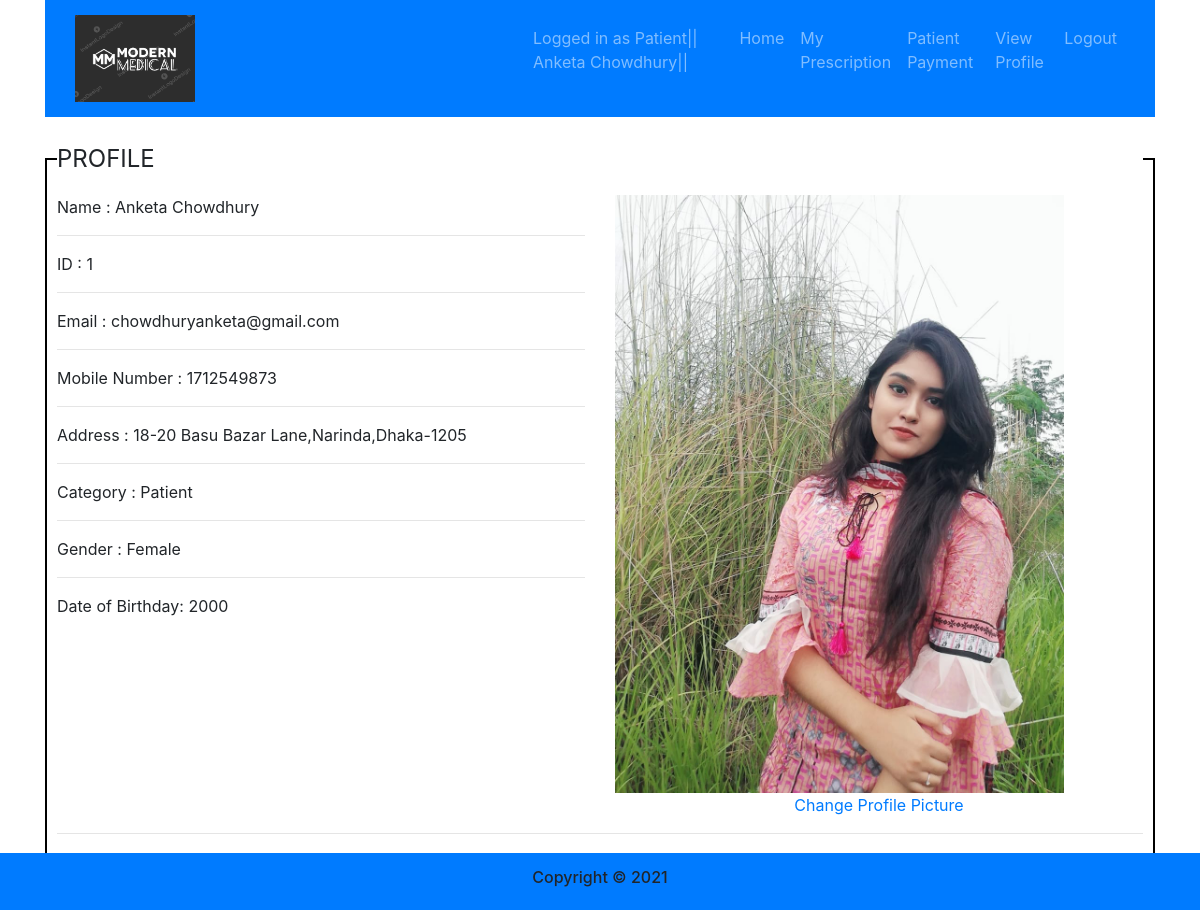
The app's page /viewProfile.php (signed in) with its own data.
### tables this page shows
CREATE TABLE `patient` (
  `ID` int(40) NOT NULL,
  `Name` text NOT NULL,
  `Email` text NOT NULL,
  `Mobile Number` int(40) NOT NULL,
  `Address` text NOT NULL,
  `Password` int(40) NOT NULL,
  `Category` text NOT NULL,
  `Gender` text NOT NULL,
  `Date of Birth` int(40) NOT NULL,
  `Image` text NOT NULL
);

### Model/model.php (called while the page is built, shortened)
<?php
function showData($id){
	$conn = db_conn();
	$selectQuery = "SELECT * FROM `patient` where ID = ?";
    try {
        $stmt = $conn->prepare($selectQuery);
        $stmt->execute([$id]);
    } catch (PDOException $e) {
        echo $e->getMessage();
    }
    $data = $stmt->fetch(PDO::FETCH_ASSOC);
    return $data;
}
?>

### Controller/showData.php (called while the page is built)
<?php
require 'Model/model.php';
$data=showData($_SESSION['id']);
$name = $data["Name"];
$id = $data["ID"];
$email = $data["Email"];
$mobile_number = $data["Mobile Number"];
$address = $data["Address"];
$category = $data["Category"];
$gender = $data["Gender"];
$dob = $data["Date of Birth"];
$image = $data["Image"];
?>

### viewProfile.php (the view, shortened to what this page needs)
<!DOCTYPE html>
<html>
<head>
<link rel="stylesheet" href="CSS/style.css">
<link rel="stylesheet" href="CSS/bootstrap.css">
</head>
<body>
<?php
if (isset($_SESSION['name'])){require 'Bar/top1.php';}
else{header("location:login.php");}
require 'Controller/showData.php';
?>
<div class="container-fluid">
  <div class="container">
<div class="div">
<fieldset class="b" style="border: 2px solid black; padding: 10px 10px;">
<legend>PROFILE</legend>
<div class="row">
<div class="col-6">
  <p>Name           :   <?php echo $name ?></p><hr>
  <p>ID             :   <?php echo $id ?></p><hr>
  <p>Email          :   <?php echo $email ?></p><hr>
  <p>Mobile Number  :   <?php echo $mobile_number ?></p><hr>
  <p>Address        :   <?php echo $address ?></p><hr>
  <p>Category       :   <?php echo $category ?></p><hr>
  <p>Gender         :   <?php echo $gender ?></p><hr>
  <p>Date of Birthday:  <?php echo $dob ?></p>
</div>
<div class="col-6">
  <img class="proPic"
  src="Uploads/<?php
  if ($image!=null){echo $image; $_SESSION['pic']=$image;}
  else{echo "pic.png";}
  ?>" alt="Profile Picture">
  <div class="textCenter"> <a href="changeProfilePicture.php" >Change Profile Picture</a>
  </div>
</div>
</div>
<hr>
<a href="editProfile.php">Edit Profile</a>
<a href="changePassword.php">Change Password</a>
</fieldset>
</div></div>
<?php require 'Bar/footer.php';?>
</body>
</html>

### Bar/top1.php
<!DOCTYPE html>
<html>
<head>
</head>
<body>
<header>
<div class="container-fluid">
  <div class="container">
    <nav class="navbar navbar-expand-lg navbar-dark bg-primary padding" style="padding: 15px 15px">
      <div class="col-xl-5 col-lg-2 col-12"><img class="logo" style="width: 120px" src="Uploads/modern_medical.png" alt="Profile Picture">
      </div>
  <div class="col-xl-7 col-lg-10 col-12">
    <div class="navbar-nav">
      <p class="nav-link"><?php echo "Logged in as ".$_SESSION['category']."|| ".$_SESSION['name']."||"; ?></p>
      <a class="nav-link" href="welcome.php">Home</a>
      <a class="nav-link" href="My Prescription.php">My Prescription</a>
      <a class="nav-link" href="patient payment.php">Patient Payment</a>
      <a class="nav-link" href="viewProfile.php">View Profile</a>
      <a class="nav-link" href="Controller/logout.php">Logout</a>
    </div>
  </div>
</nav>
  </div>
</div>
</header>
<br>
</body>
</html>

### Bar/footer.php
<!DOCTYPE html>
<html>
<head>
</head>
<body>
<div class="container-fluid">
  <div class="container">
  	<br>
<footer class="foot navbar-dark bg-primary padding" style="padding: 15px 15px">
  	<h6 class="textCenter">Copyright &#169 2021</h6>
</footer>
</div>
</div>
</body>
</html>

### CSS/style.css (style rules this page uses)
.b { padding: 5px 5px; border: 2px solid black; }
.padding { padding: 15px 15px !important; }
.logo { width: 120px; }
.foot { position: fixed; left: 0%; bottom: 0%; width: 100%; text-align: center; }
.textCenter { text-align: center; }
.div { display: flex; justify-content: center; }
.proPic { width:85%; }

### records on screen
patient: Name "Anketa Chowdhury", ID "1", Email "chowdhuryanketa@gmail.com", Mobile Number "1712549873", Address "18-20 Basu Bazar Lane,Narinda,Dhaka-1205", Category "Patient", Gender "Female", Date of Birth "2000", Image (picture)

### other values on screen
$_SESSION['category'] "Patient"
$_SESSION['name'] "Anketa Chowdhury"
